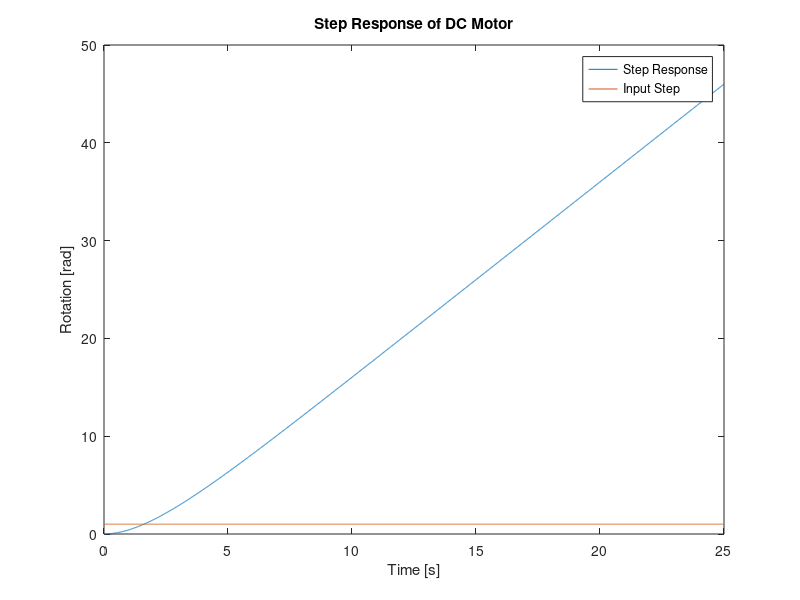
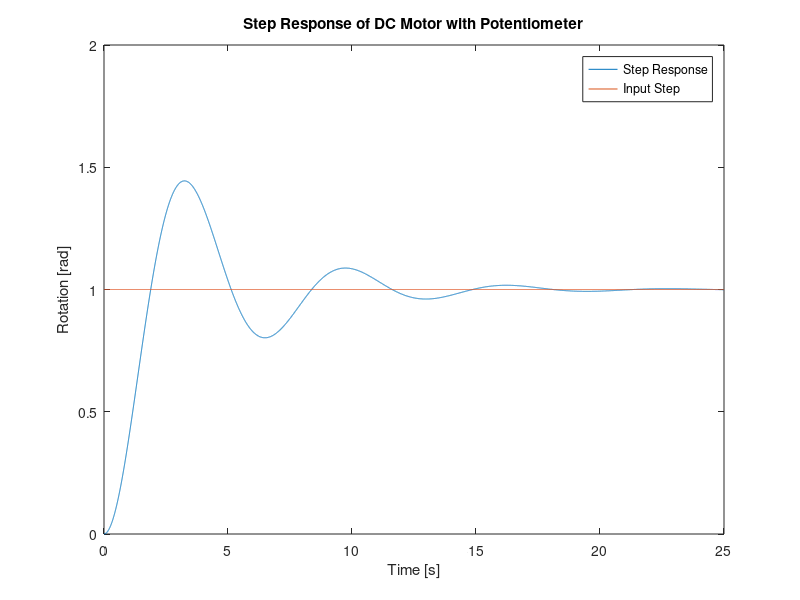
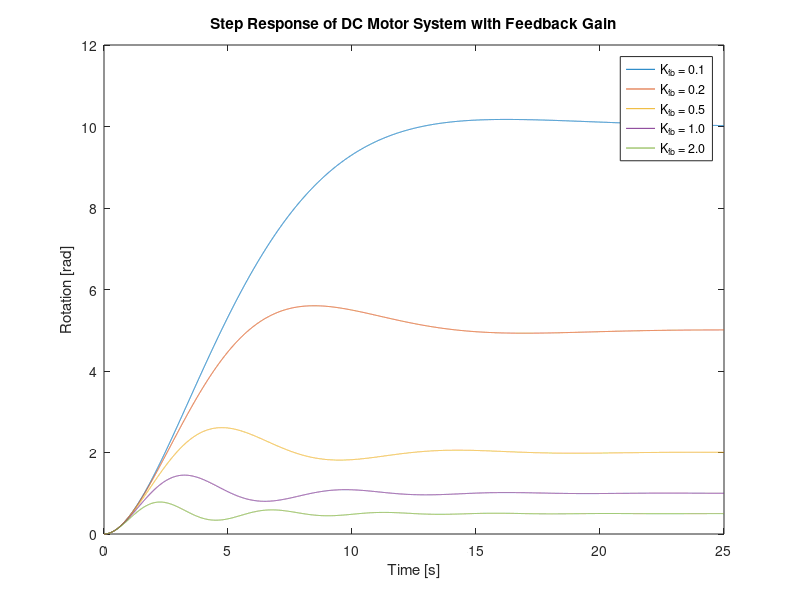
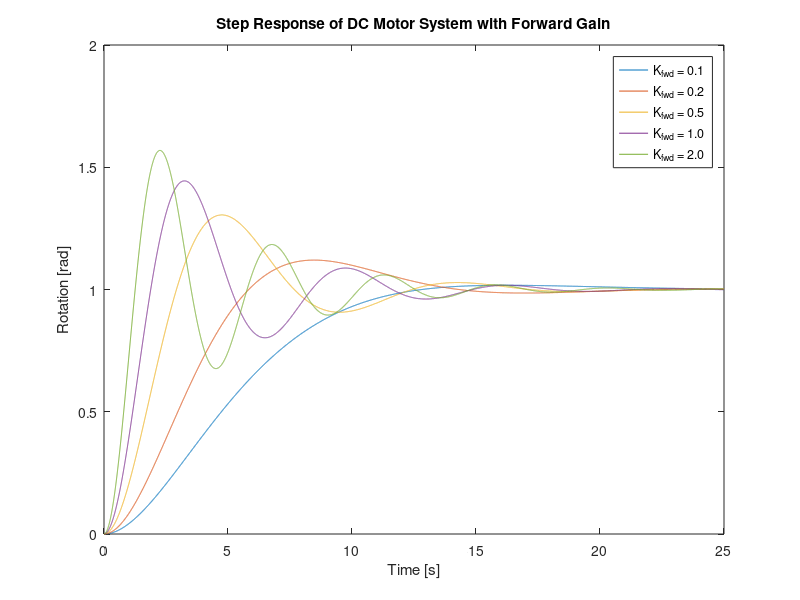

Reproduce these figures in MATLAB, in order. (Note: this script raises an error after producing the figures.)
%% EGB242 Assignment 2, Section 2 %%
% This file is a template for your MATLAB solution to Section 2.
%
% Before starting to write code, generate your data with the ??? as
% described in the assignment task.

%% Initialise workspace
clear all; close all;

% Begin writing your MATLAB solution below this line.
%% 2.1

% Plot comparison between the step input and the step response
% g_m(t) = 2(1 - e^-0.5t)

% Variable definitions
T = 25;
samples = 1e4;
fs = samples / T;
ts = 1 / fs;

% Time vector
timeVec = linspace(0, T, samples + 1);
timeVec(end) = [];

% Input step
inputStep = ones(size(timeVec));

% Impulse response
g_m = 2 * (1 - exp(-0.5 * timeVec));

% Step Response from hand working
g_step = -4 + 2 * timeVec + 4 * exp(-0.5 * timeVec);

% Step response plot
figure;
plot(timeVec, g_step);
hold on;
plot(timeVec, inputStep);
title("Step Response of DC Motor");
xlabel("Time [s]");
ylabel("Rotation [rad]"); %TODO: Put proper ylabel
legend("Step Response", "Input Step");
% plot diverges -> inf so motor alone isn't sufficient to control camera

%% 2.2 
% Supervisor's suggestion is justified

%% 2.3

num = 1;
den = [1, 0.5, 1];

F = tf(num, den);

F_step = lsim(F, inputStep, timeVec);
figure;
plot(timeVec, F_step);
hold on;
plot(timeVec, inputStep);
title("Step Response of DC Motor with Potentiometer");
xlabel("Time [s]");
ylabel("Rotation [rad]"); %TODO: Put proper ylabel
legend("Step Response", "Input Step");
% System converges now (under-damped)

%% 2.4

% w_n = 1, zeta = 0.25
% Still not appropriate for controlling camera displacement because of
% massive overshoot
% Hand working for this

% T_p = 3.245 s
% T_s = 16 s
% %OS = 44.34%

%% 2.5
% TF = K_fwd / (s^2 + 0.5s + K_fwd * K_fb)

Kfwd_values = [0.1, 0.2, 0.5, 1, 2];
Kfb_values = [0.1, 0.2, 0.5, 1, 2];

legendEntries_fb = cell(1, length(Kfb_values));
legendEntries_fwd = cell(1, length(Kfwd_values));

% TODO: MAKE LOOPS INTO FUNCTIONS
% Step Response w/ variable K_fb, constant K_fwd
figure;
for i = 1:length(Kfb_values)
    K_fb = Kfb_values(i);
    num2 = 1;
    den2 = [1, 0.5, K_fb];
    F_gain = tf(num2, den2);
    F_gain_step = lsim(F_gain, inputStep, timeVec);
    plot(timeVec, F_gain_step);
    hold on;
    legendEntries_fb{i} = sprintf('K_{fb} = %.1f', K_fb);
end
legend(legendEntries_fb);
hold off;
title("Step Response of DC Motor System with Feedback Gain");
xlabel("Time [s]");
ylabel("Rotation [rad]"); %TODO: Put proper ylabel
legend(legendEntries_fb);

% Step Response w/ variable K_fwd, constant K_fb
figure;
for i = 1:length(Kfwd_values)
    K_fwd = Kfwd_values(i);
    num3 = K_fwd;
    den3 = [1, 0.5, K_fwd];
    F_gain = tf(num3, den3);
    F_gain_step = lsim(F_gain, inputStep, timeVec);
    plot(timeVec, F_gain_step);
    hold on;
    legendEntries_fwd{i} = sprintf('K_{fwd} = %.1f', K_fwd);
end
legend(legendEntries_fwd);
hold off;
title("Step Response of DC Motor System with Forward Gain");
xlabel("Time [s]");
ylabel("Rotation [rad]"); %TODO: Put proper ylabel
legend(legendEntries_fwd);

%% 2.6
% From the formulas used to find the system parameters in 2.4 and the analysis in 2.5,
% determine the gain values for Gg(s) and Hg(s) which make the camera control system
% conform to these specifications and store this tf object as cameraTF.
%   - Accurately rotate to any angle (i.e., from 0 to 2π rad) from the range of input
%       voltages.
%   - Not rotate too quickly during the pan, or else the images will become blurred. To
%       limit the angular velocity of the camera, set the time to peak Tp as instructed by
%       your colleague when running the startHere.m script.
%       - Tp = 13

num4 = [0.76];
den4 = [1, 0.5, 0.1209];

cameraTF = tf(num4, den4);

cameraTF_step = lsim(cameraTF, inputStep, timeVec);

ltiview(cameraTF)

%% 2.7

[startIm, finalIm] = cameraPan(0.08333, 0.58333, cameraTF);
% Panorama starts at 30 degrees and finishes at 210 degrees, slight
% overshoot to ~218 degrees because system under damped due to motor
% limitations.
